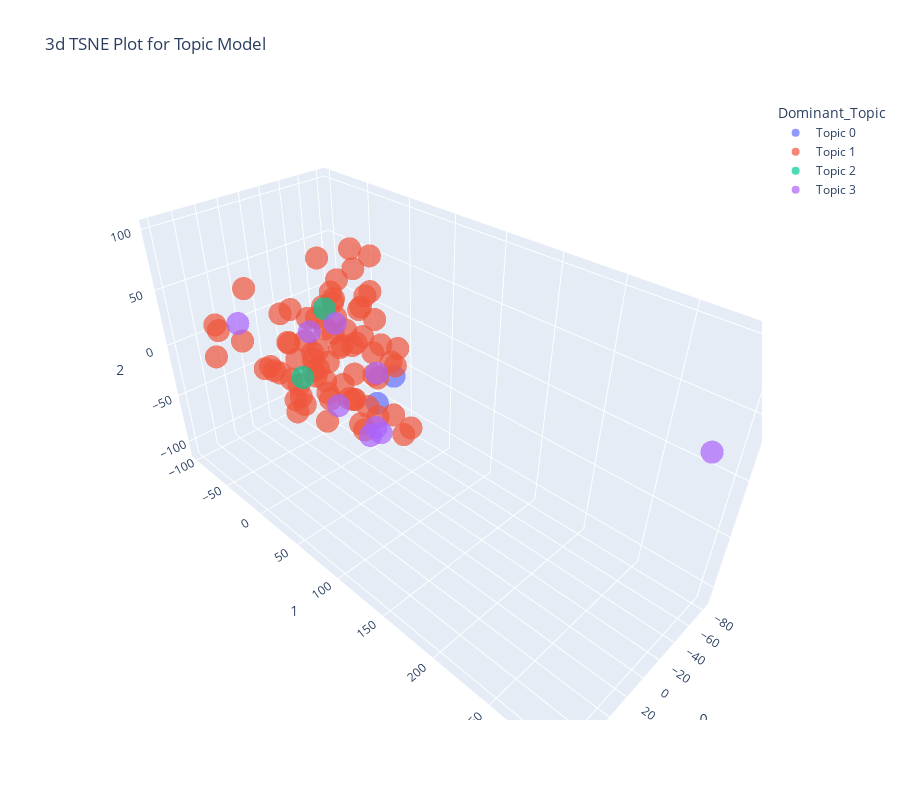

The code cell stored with this chart in its notebook:
### Markdown cell above
<a id = "1.0"></a>
<p style="font-size:20px;color:#34656d;font-family:'Avantgarde';text-align:left;border-radius:5px;">
<strong>
<a href="https://datascientest.com/es/comprende-el-algoritmo-t-sne-en-3-pasos" target=\"_blank\">Algoritmo t-SNE</a>
</strong></p>

### Code cell
plot_model(model=lda, plot = 'tsne')

### Figure 1 — Plotly figure (JSON) as saved in the notebook; plotly's stock layout.template omitted (floating-point values rounded to 4 significant figures)
{"data": [{"hovertemplate": "Dominant_Topic=Topic 0<br>0=%{x}<br>1=%{y}<br>2=%{z}<extra></extra>", "legendgroup": "Topic 0", "marker": {"color": "#636efa", "opacity": 0.7, "symbol": "circle"}, "mode": "markers", "name": "Topic 0", "scene": "scene", "showlegend": true, "type": "scatter3d", "x": [-74.63, 0.4535], "y": [-8.809, 53.07], "z": [-58.39, -21.5]}, {"hovertemplate": "Dominant_Topic=Topic 1<br>0=%{x}<br>1=%{y}<br>2=%{z}<extra></extra>", "legendgroup": "Topic 1", "marker": {"color": "#EF553B", "opacity": 0.7, "symbol": "circle"}, "mode": "markers", "name": "Topic 1", "scene": "scene", "showlegend": true, "type": "scatter3d", "x": [-50.56, -3.126, 48.78, 29.25, -35.38, -28.32, 62.53, -14.75, 33.53, 63.13, 9.814, 16.74, 11.91, -22.61, 10.15, 59.38, -19.9, 0.09459, -32.29, 27.6, -74.56, 26.53, 17.58, 53.81, -11.58, -23.22, 13.05, -68.7, -11.81, -51.09, -4.28, 16.09, 63.29, 8.188, 43.0, 5.188, -63.67, -35.4, -0.183, -16.71, -19.92, -45.41, 23.14, 64.81, -71.05, 41.71, -59.37, 81.75, -83.24, 31.54, 43.96, -4.47, -19.27, 12.29, 58.11, -71.31, -41.99, 56.07, 29.98, 54.95, -32.31, -22.04, 15.56, -13.61, -10.23, 4.407, -47.27, -22.58, 48.65, -7.967, -61.33, 30.93, 43.78, -32.72, 57.63, 77.2], "y": [-74.5, -12.15, 25.24, 47.54, -38.27, -95.38, 60.86, 36.27, 60.2, 32.49, -13.53, -77.52, 84.17, 23.62, 92.93, 49.03, -57.89, -60.53, -0.4052, 26.83, -66.49, -20.12, 11.16, -44.12, 56.95, 25.85, 50.89, -53.58, -12.15, -76.77, 33.84, 6.948, 11.55, -17.1, 5.28, 18.58, -19.01, -19.11, 35.65, 9.944, 7.469, -44.87, -82.92, -59.18, -70.66, 0.8582, -8.129, -30.79, -12.27, -31.1, 93.18, 85.54, -45.92, 41.52, 62.54, -3.056, -48.0, 31.63, 29.66, 30.39, -36.93, 23.7, -29.61, 6.508, -35.4, -1.042, -5.278, 1.632, 42.45, 0.6505, -28.76, -45.48, 60.09, 12.54, 19.47, -46.24], "z": [-61.31, -50.82, -12.57, 38.68, 6.404, -4.77, 48.84, 40.4, 2.438, 20.32, 0.3913, -40.14, -11.07, 2.358, -25.59, 57.23, 3.796, -14.06, 31.12, 100.7, -49.67, -41.07, -11.69, 16.72, 13.15, -60.17, -41.88, -39.0, 47.51, -3.291, 28.75, -54.57, 18.26, -19.25, -32.29, 74.16, -60.0, -70.07, 54.04, -72.66, 71.16, -28.6, 38.16, 24.55, -33.14, 29.12, -18.48, 47.17, -33.88, -17.23, 16.84, -30.97, -22.77, 5.804, 79.53, -43.14, 18.2, 33.67, -8.693, 0.2679, 22.27, 56.88, -35.48, -47.27, -33.01, 25.16, -42.91, 84.79, 20.83, -31.93, 20.9, -17.57, 61.34, 79.27, 66.17, 11.36]}, {"hovertemplate": "Dominant_Topic=Topic 2<br>0=%{x}<br>1=%{y}<br>2=%{z}<extra></extra>", "legendgroup": "Topic 2", "marker": {"color": "#00cc96", "opacity": 0.7, "symbol": "circle"}, "mode": "markers", "name": "Topic 2", "scene": "scene", "showlegend": true, "type": "scatter3d", "x": [27.67, -36.83], "y": [-4.999, -55.22], "z": [-11.37, 7.749]}, {"hovertemplate": "Dominant_Topic=Topic 3<br>0=%{x}<br>1=%{y}<br>2=%{z}<extra></extra>", "legendgroup": "Topic 3", "marker": {"color": "#ab63fa", "opacity": 0.7, "symbol": "circle"}, "mode": "markers", "name": "Topic 3", "scene": "scene", "showlegend": true, "type": "scatter3d", "x": [-0.1151, -43.19, -17.2, 50.39, -5.764, 20.98, 11.54, -9.967, -43.76], "y": [2.619, 296.7, 33.3, -53.08, 49.0, 74.15, -12.74, -6.471, -9.751], "z": [-48.79, 42.12, -10.33, 27.62, -55.79, -23.04, 20.75, 22.34, -110.5]}], "layout": {"height": 800, "legend": {"title": {"text": "Dominant_Topic"}, "tracegroupgap": 0}, "scene": {"domain": {"x": [0, 1], "y": [0, 1]}, "xaxis": {"title": {"text": "0"}}, "yaxis": {"title": {"text": "1"}}, "zaxis": {"title": {"text": "2"}}}, "title": {"text": "3d TSNE Plot for Topic Model"}, "width": 900}}
